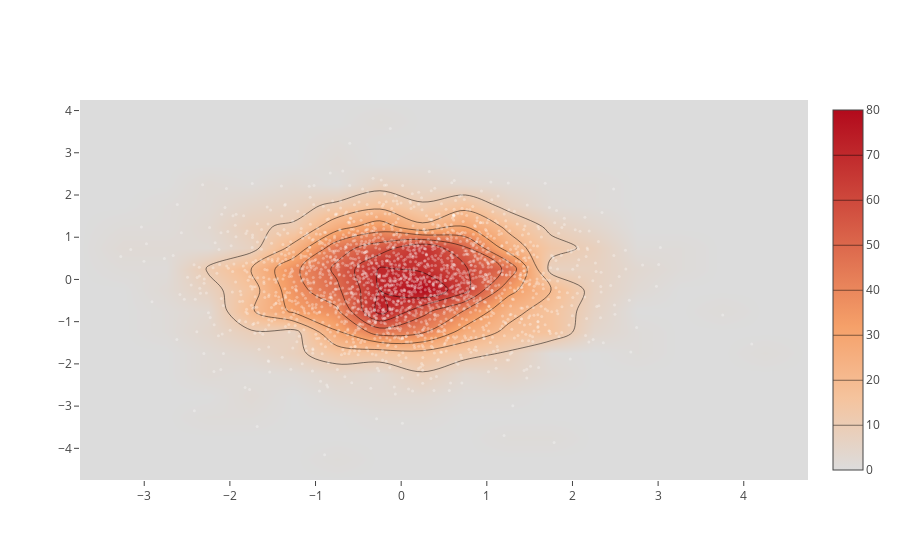

The notebook cell this image was saved under:
### Code cell
from plotly.graph_objs import *
import numpy as np

x = np.random.randn(2000)
y = np.random.randn(2000)
iplot([Histogram2dContour(x=x, y=y, contours=Contours(coloring='heatmap')),
       Scatter(x=x, y=y, mode='markers', marker=Marker(color='white', size=3, opacity=0.3))], show_link=False)

### Figure 1 — Plotly figure (JSON) as saved in the notebook; plotly's stock layout.template omitted (floating-point values rounded to 4 significant figures; data arrays with more than 128 entries replaced by an {"elided": "..."} marker saying what was removed)
{"data": [{"contours": {"coloring": "heatmap"}, "type": "histogram2dcontour", "x": {"elided": "2000 float values"}, "y": {"elided": "2000 float values"}}, {"marker": {"color": "white", "opacity": 0.3, "size": 3}, "mode": "markers", "type": "scatter", "x": {"elided": "2000 float values"}, "y": {"elided": "2000 float values"}}], "layout": {}}
